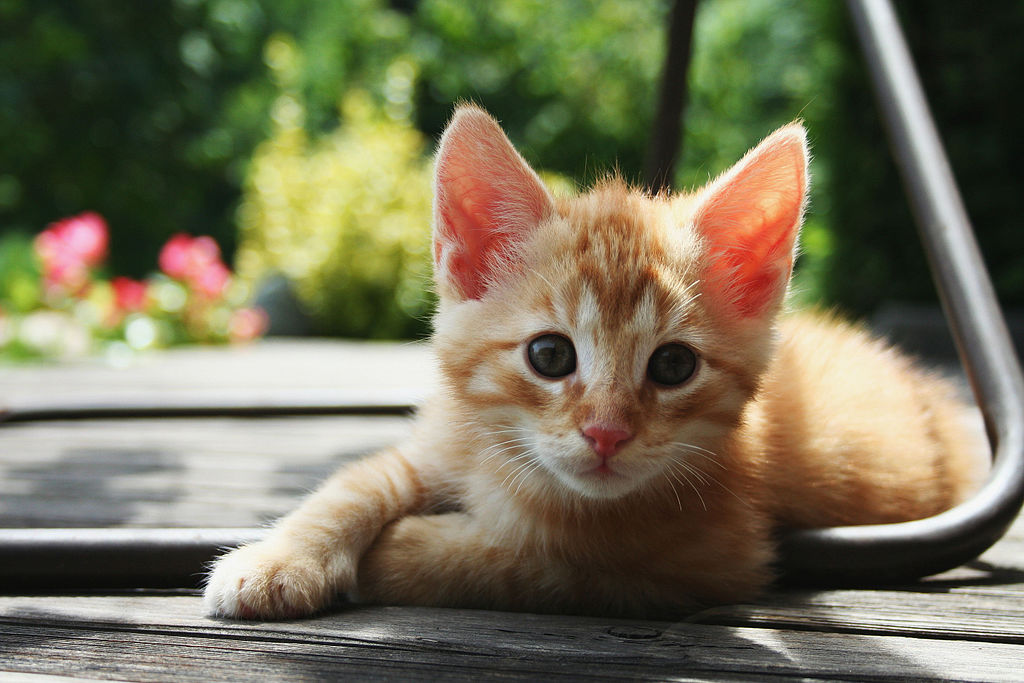
#> input picture images/kitten.jpg, 1024 x 683 px
$ python gray_level_transformation.py
#> lines starting #> are read from the running program, lines starting #| are printed output that depends on the picture
### utils.py
from numpy import uint8

from PIL import Image

from pylab import array, gray


def get_grayscaled_image(path_):
#> called with path_ = 'images/kitten.jpg'
    im = array(Image.open(path_).convert('L'))
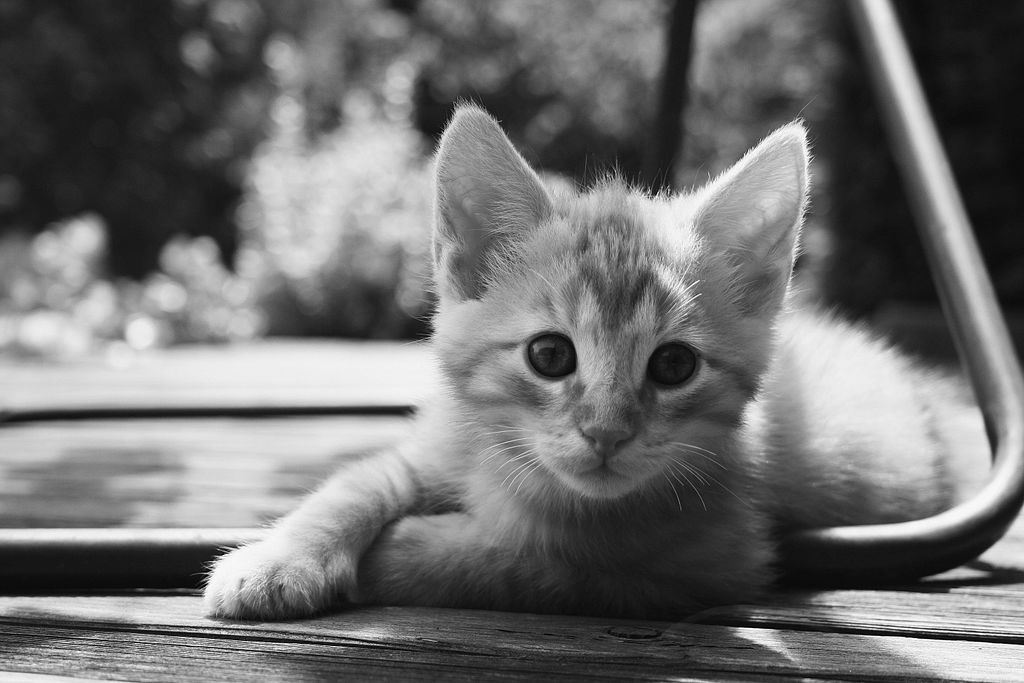
#> im: shape (683, 1024); min 0, max 255, mean 112.3
    gray()
    return im


def save_image(image, path):
    Image.fromarray(image.astype(uint8)).save(path)

### gray_level_transformation.py
from utils import (
    save_image,
    get_grayscaled_image
)
from constants import MAX_BIT_VALUE


def get_negative_image(image):
    return MAX_BIT_VALUE - image
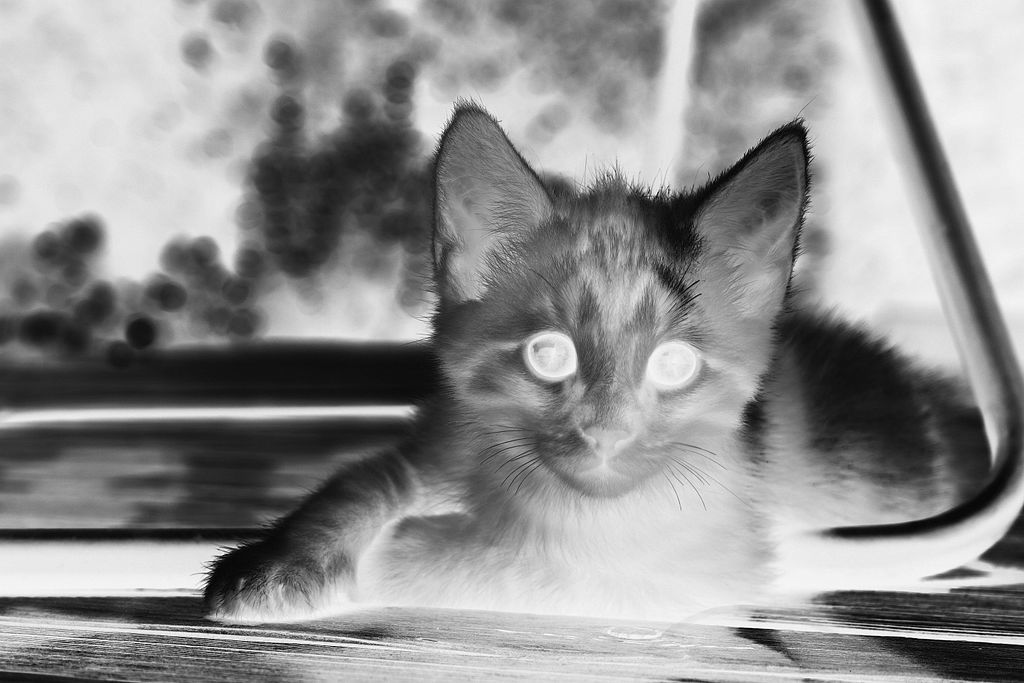
#> returned value: shape (683, 1024); min 0, max 255, mean 142.7


def get_clamped_image(image, start, end):
#> called with start = 100, end = 200
    delta = end - start
    return (start / MAX_BIT_VALUE) * image + delta
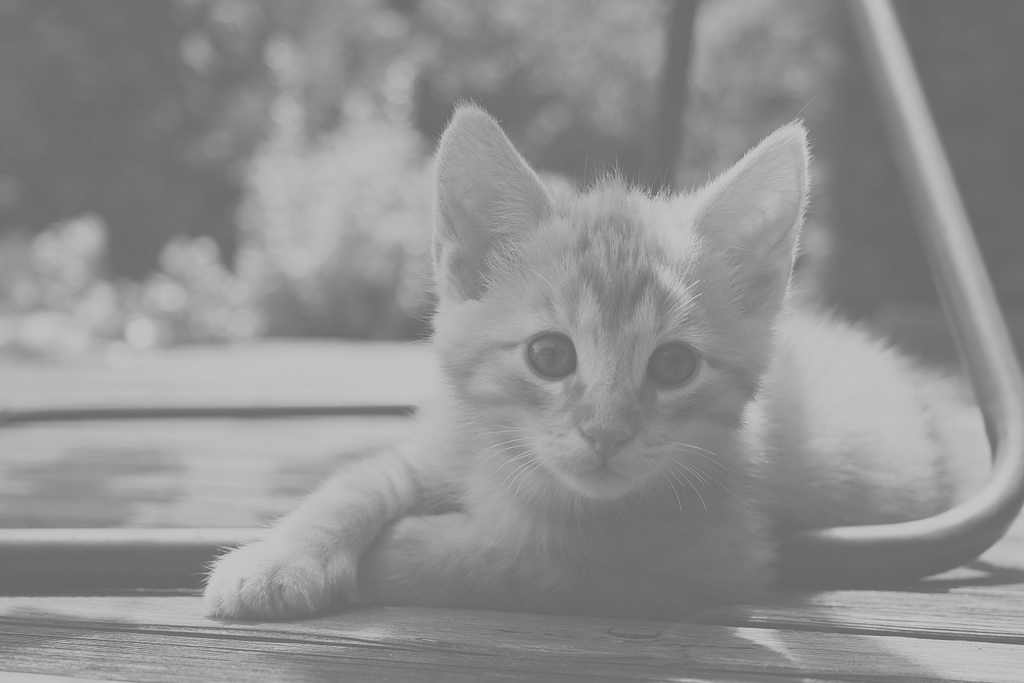
#> returned value: shape (683, 1024) float64; min 100, max 200, mean 144


def get_darker_image(image, coefficient):
#> called with coefficient = 3
    return MAX_BIT_VALUE * (image / MAX_BIT_VALUE) ** coefficient
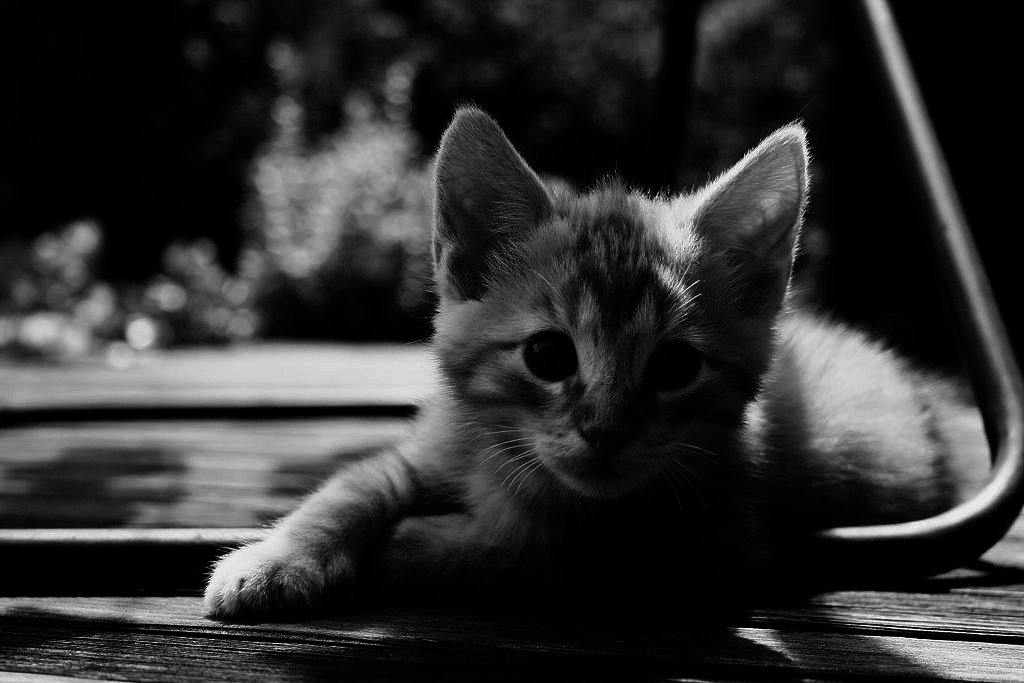
#> returned value: shape (683, 1024) float64; min 0, max 255, mean 48.6


if __name__ == '__main__':
    image = get_grayscaled_image('images/kitten.jpg')
    negative_image = get_negative_image(image)
    clamped_image = get_clamped_image(image, 100, 200)
    brighter_image = get_darker_image(image, 3)

    save_image(negative_image, 'images/negative_kitten.jpg')
    save_image(clamped_image, 'images/clamped_kitten.jpg')
    save_image(brighter_image, 'images/darker_kitten.jpg')

$ run again, with images/vertically_transformed_image.jpg copied over images/kitten.jpg
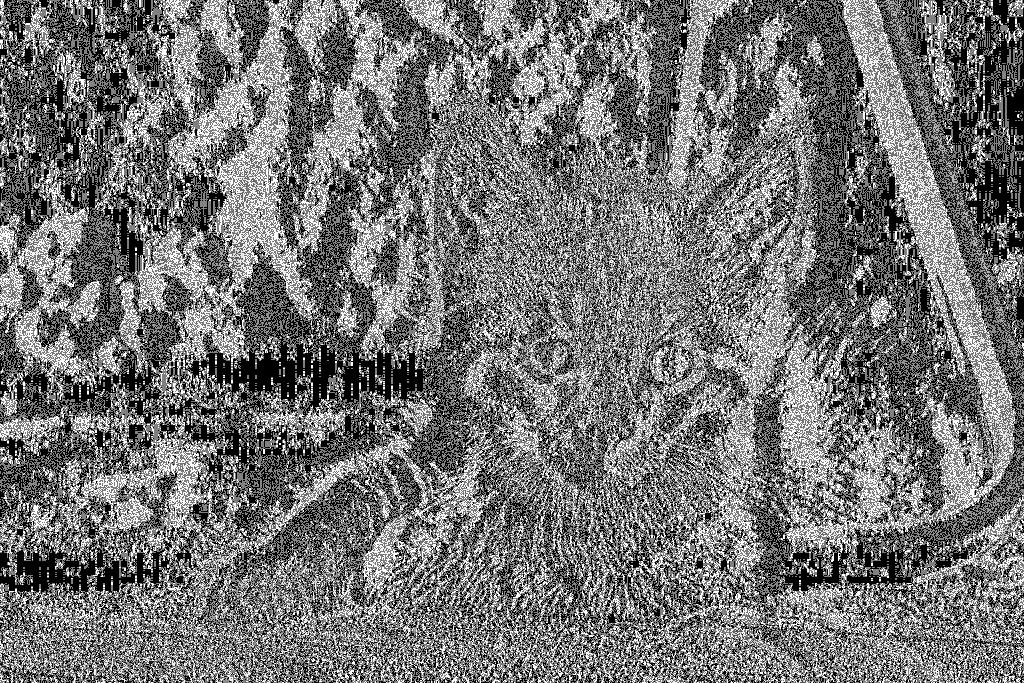
#> input picture images/vertically_transformed_image.jpg, 1024 x 683 px
#> in get_grayscaled_image, im is the input picture: shape (683, 1024); min 0, max 255, mean 116
#> in get_clamped_image, `return (start / MAX_BIT_VALUE) * image + delta`:
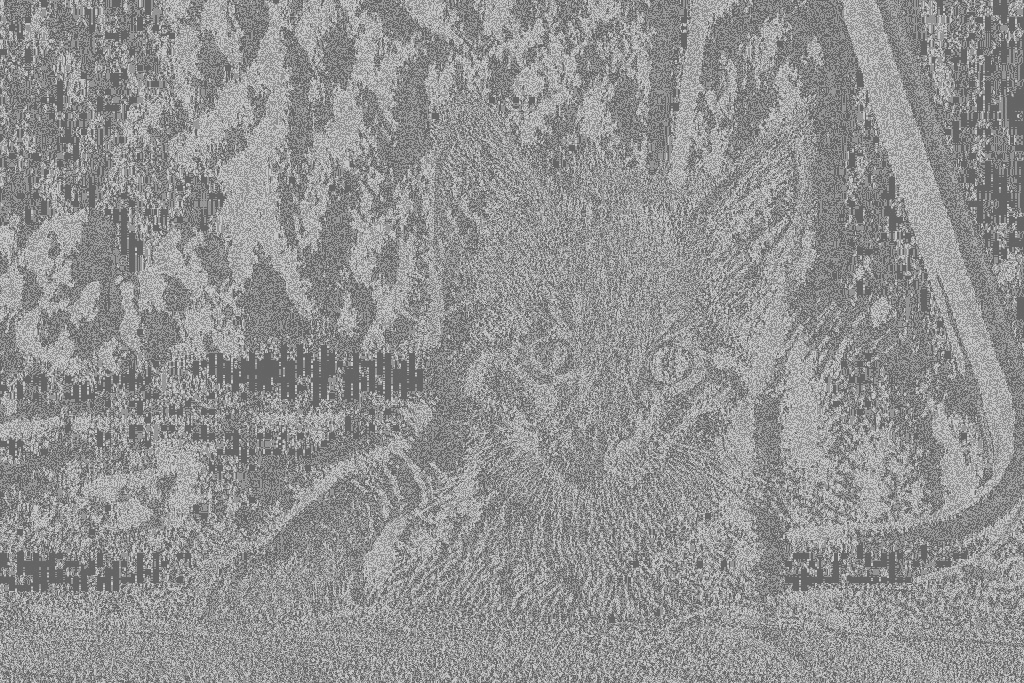
#> returned value: shape (683, 1024) float64; min 100, max 200, mean 145.5
#> in get_darker_image, `return MAX_BIT_VALUE * (image / MAX_BIT_VALUE) ** coefficient`:
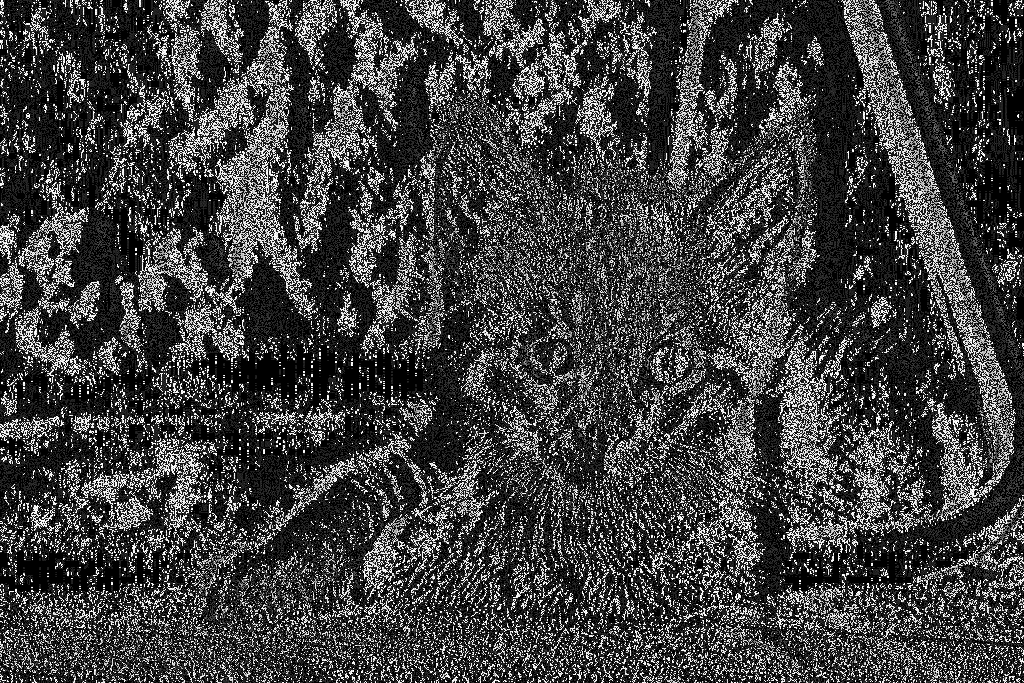
#> returned value: shape (683, 1024) float64; min 0, max 255, mean 64.4
